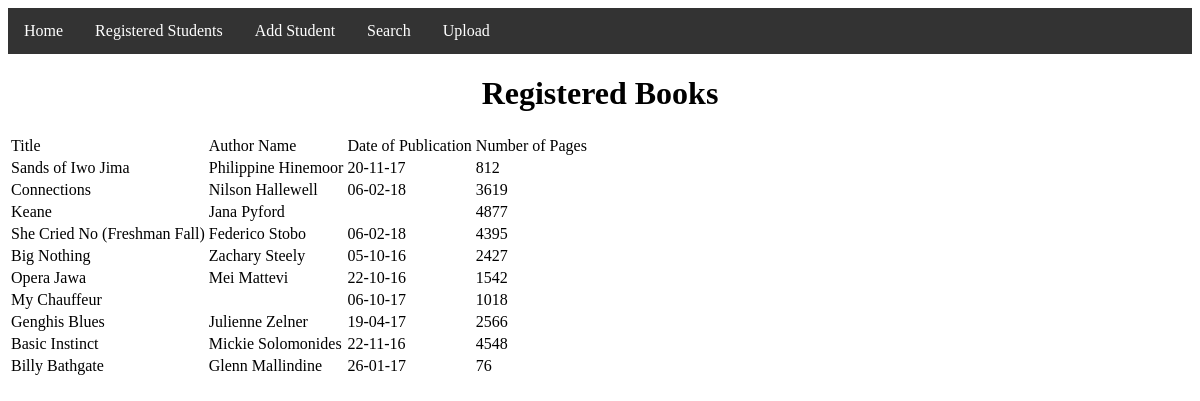
Page /registered_books/ on the committed database.
### student_management/models.py (models this page shows)
class books(models.Model):
    Title =	models.CharField(max_length=50, default="")
    Author_Name	=	models.CharField(max_length=50)
    Date_of_Publication	=	models.CharField(max_length=50)
    Number_of_Pages	=	models.CharField(max_length=50)

### student_management/views.py (the view)
# urls.py: path('registered_books/', views.registered_books),
def registered_books(request):
    title = "Registered Books"
    queryset = books.objects.all()
    context = {
        "title":title,
        "queryset":queryset,
    }
    return render(request,"books.html",context)

### templates/books.html
<html>
{% include "base.html" %}
<center><h1> {{title}}</h1></center>
<table>
    <thead>
        <tr>
            <td>Title</td>
            <td>Author Name</td>
            <td>Date of Publication</td>
            <td>Number of Pages</td>
        </tr>
    </thead>
    {% for k in queryset %}
    <tbody>
        <tr>
            <td>{{k.Title}}</td>
            <td>{{k.Author_Name}}</td>
            <td>{{k.Date_of_Publication}}</td>
            <td>{{k.Number_of_Pages}}</td>
        </tr>
    </tbody>
    {% endfor %}
</table>
</html>

### rows in the picture
books: Title "Sands of Iwo Jima", Author_Name "Philippine Hinemoor", Date_of_Publication "20-11-17", Number_of_Pages "812"
books: Title "Connections", Author_Name "Nilson Hallewell", Date_of_Publication "06-02-18", Number_of_Pages "3619"
books: Title "Keane", Author_Name "Jana Pyford", Number_of_Pages "4877"
books: Title "She Cried No (Freshman Fall)", Author_Name "Federico Stobo", Date_of_Publication "06-02-18", Number_of_Pages "4395"
books: Title "Big Nothing", Author_Name "Zachary Steely", Date_of_Publication "05-10-16", Number_of_Pages "2427"
books: Title "Opera Jawa", Author_Name "Mei Mattevi", Date_of_Publication "22-10-16", Number_of_Pages "1542"
books: Title "My Chauffeur", Date_of_Publication "06-10-17", Number_of_Pages "1018"
books: Title "Genghis Blues", Author_Name "Julienne Zelner", Date_of_Publication "19-04-17", Number_of_Pages "2566"
books: Title "Basic Instinct", Author_Name "Mickie Solomonides", Date_of_Publication "22-11-16", Number_of_Pages "4548"
books: Title "Billy Bathgate", Author_Name "Glenn Mallindine", Date_of_Publication "26-01-17", Number_of_Pages "76"

### other values in the picture
{{ title }} "Registered Books"
